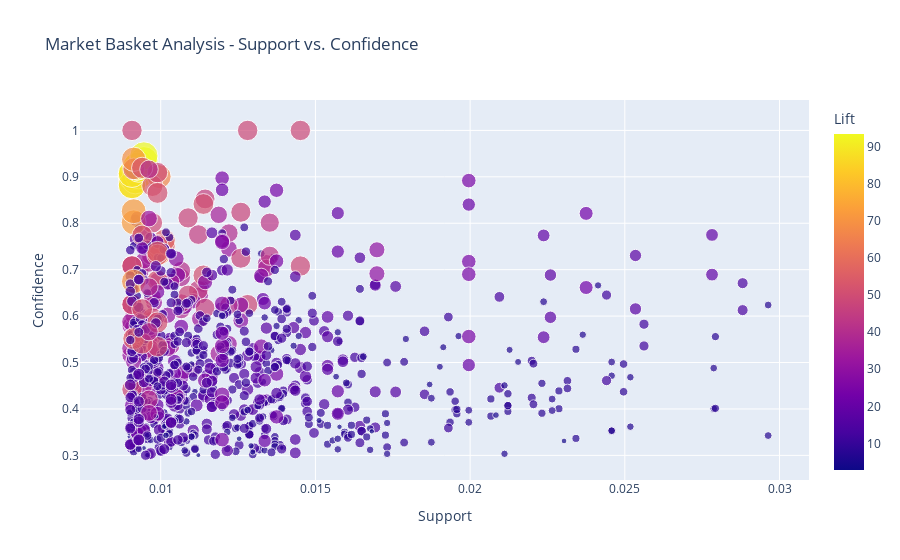

Notebook cell for this chart:
### Code cell
import plotly.express as px

# Convert frozensets to lists for serialization
rules['antecedents'] = rules['antecedents'].apply(list)
rules['consequents'] = rules['consequents'].apply(list)

# Create an interactive scatter plot using Plotly Express
fig = px.scatter(rules, x="support", y="confidence", size="lift",
                 color="lift", hover_name="consequents",
                 title='Market Basket Analysis - Support vs. Confidence',
                 labels={'support': 'Support', 'confidence': 'Confidence'})

# Customize the layout for better visualization
fig.update_layout(
    xaxis_title='Support',
    yaxis_title='Confidence',
    coloraxis_colorbar_title='Lift',
    showlegend=True,
    title_font=dict(size=24, family="Arial, sans-serif"),
    xaxis=dict(title=dict(font=dict(size=20))),
    yaxis=dict(title=dict(font=dict(size=20)))
)

# Show the interactive plot
fig.show()

### Figure 1 — Plotly figure (JSON) as saved in the notebook; plotly's stock layout.template omitted (floating-point values rounded to 4 significant figures; data arrays with more than 128 entries replaced by an {"elided": "..."} marker saying what was removed)
{"data": [{"hovertemplate": "<b>%{hovertext}</b><br><br>Support=%{x}<br>Confidence=%{y}<br>lift=%{marker.color}<extra></extra>", "hovertext": {"elided": "893 rows, 962 str values in total"}, "legendgroup": "", "marker": {"color": {"elided": "893 float values"}, "coloraxis": "coloraxis", "size": {"elided": "893 float values"}, "sizemode": "area", "sizeref": 0.2336, "symbol": "circle"}, "mode": "markers", "name": "", "orientation": "v", "showlegend": false, "type": "scatter", "x": {"elided": "893 float values"}, "xaxis": "x", "y": {"elided": "893 float values"}, "yaxis": "y"}], "layout": {"autosize": true, "coloraxis": {"colorbar": {"title": {"text": "Lift"}}, "colorscale": [[0, "#0d0887"], [0.1111, "#46039f"], [0.2222, "#7201a8"], [0.3333, "#9c179e"], [0.4444, "#bd3786"], [0.5556, "#d8576b"], [0.6667, "#ed7953"], [0.7778, "#fb9f3a"], [0.8889, "#fdca26"], [1, "#f0f921"]]}, "legend": {"itemsizing": "constant", "tracegroupgap": 0}, "showlegend": true, "title": {"text": "Market Basket Analysis - Support vs. Confidence"}, "xaxis": {"anchor": "y", "autorange": true, "domain": [0, 1], "range": [0.007508, 0.03091], "title": {"text": "Support"}, "type": "linear"}, "yaxis": {"anchor": "x", "autorange": true, "domain": [0, 1], "range": [0.2286, 1.099], "title": {"text": "Confidence"}, "type": "linear"}}}
